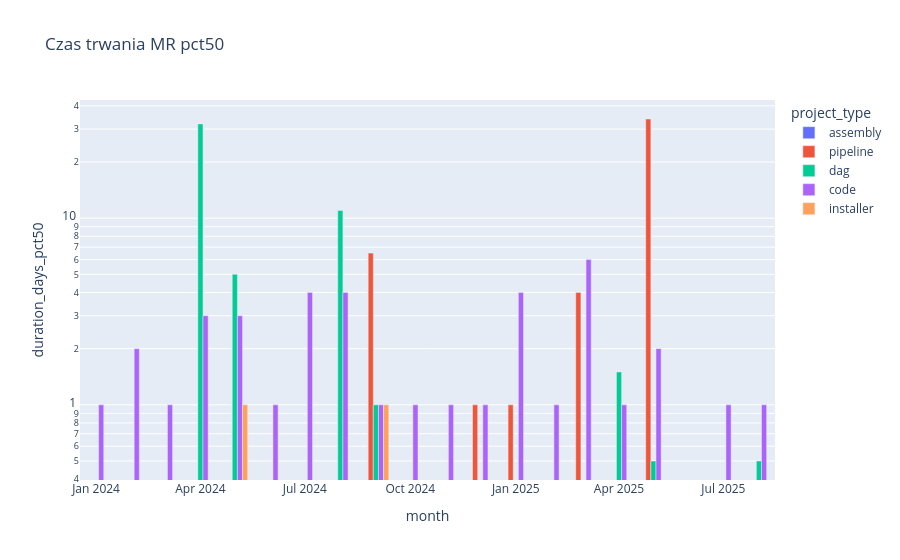

Source (notebook cell):
### Markdown cell above
# Czas trwania merge requestów

### Code cell
px.bar(mrs_duration.toPandas(),x='month',y='duration_days_pct50',color='project_type',title='Czas trwania MR pct50',log_y=True,barmode='group')

### Figure 1 — Plotly figure (JSON) as saved in the notebook; plotly's stock layout.template omitted (floating-point values rounded to 4 significant figures)
{"data": [{"alignmentgroup": "True", "hovertemplate": "project_type=assembly<br>month=%{x}<br>duration_days_pct50=%{y}<extra></extra>", "legendgroup": "assembly", "marker": {"color": "#636efa", "pattern": {"shape": ""}}, "name": "assembly", "offsetgroup": "assembly", "orientation": "v", "showlegend": true, "textposition": "auto", "type": "bar", "x": ["2024-06-01T00:00:00", "2024-02-01T00:00:00", "2024-04-01T00:00:00", "2025-02-01T00:00:00", "2025-01-01T00:00:00", "2025-08-01T00:00:00", "2024-10-01T00:00:00", "2024-12-01T00:00:00", "2024-08-01T00:00:00", "2025-05-01T00:00:00", "2024-03-01T00:00:00", "2025-04-01T00:00:00", "2025-03-01T00:00:00", "2024-11-01T00:00:00", "2024-07-01T00:00:00", "2024-01-01T00:00:00", "2024-09-01T00:00:00", "2024-05-01T00:00:00", "2025-06-01T00:00:00", "2025-07-01T00:00:00"], "xaxis": "x", "y": [0, 0, 0, 0, 0, 0, 0, 0, 0, 0, 0, 0, 0, 0, 0, 0, 0, 0, 0, 0], "yaxis": "y"}, {"alignmentgroup": "True", "hovertemplate": "project_type=pipeline<br>month=%{x}<br>duration_days_pct50=%{y}<extra></extra>", "legendgroup": "pipeline", "marker": {"color": "#EF553B", "pattern": {"shape": ""}}, "name": "pipeline", "offsetgroup": "pipeline", "orientation": "v", "showlegend": true, "textposition": "auto", "type": "bar", "x": ["2024-12-01T00:00:00", "2025-06-01T00:00:00", "2024-08-01T00:00:00", "2024-11-01T00:00:00", "2024-09-01T00:00:00", "2024-06-01T00:00:00", "2025-02-01T00:00:00", "2024-10-01T00:00:00", "2025-05-01T00:00:00", "2025-03-01T00:00:00", "2024-07-01T00:00:00", "2025-01-01T00:00:00"], "xaxis": "x", "y": [1, 0, 0, 0, 6.5, 0, 0, 0, 34, 4, 0, 1], "yaxis": "y"}, {"alignmentgroup": "True", "hovertemplate": "project_type=dag<br>month=%{x}<br>duration_days_pct50=%{y}<extra></extra>", "legendgroup": "dag", "marker": {"color": "#00cc96", "pattern": {"shape": ""}}, "name": "dag", "offsetgroup": "dag", "orientation": "v", "showlegend": true, "textposition": "auto", "type": "bar", "x": ["2025-05-01T00:00:00", "2025-07-01T00:00:00", "2024-02-01T00:00:00", "2024-06-01T00:00:00", "2025-06-01T00:00:00", "2024-11-01T00:00:00", "2025-08-01T00:00:00", "2024-12-01T00:00:00", "2024-07-01T00:00:00", "2024-04-01T00:00:00", "2024-01-01T00:00:00", "2025-04-01T00:00:00", "2025-03-01T00:00:00", "2024-09-01T00:00:00", "2024-08-01T00:00:00", "2024-10-01T00:00:00", "2024-05-01T00:00:00"], "xaxis": "x", "y": [0.5, 0, 0, 0, 0, 0, 0.5, 0, 0, 32, 0, 1.5, 0, 1, 11, 0, 5], "yaxis": "y"}, {"alignmentgroup": "True", "hovertemplate": "project_type=code<br>month=%{x}<br>duration_days_pct50=%{y}<extra></extra>", "legendgroup": "code", "marker": {"color": "#ab63fa", "pattern": {"shape": ""}}, "name": "code", "offsetgroup": "code", "orientation": "v", "showlegend": true, "textposition": "auto", "type": "bar", "x": ["2024-07-01T00:00:00", "2024-03-01T00:00:00", "2025-06-01T00:00:00", "2024-09-01T00:00:00", "2025-07-01T00:00:00", "2025-05-01T00:00:00", "2024-11-01T00:00:00", "2024-08-01T00:00:00", "2024-05-01T00:00:00", "2025-01-01T00:00:00", "2024-02-01T00:00:00", "2024-06-01T00:00:00", "2024-12-01T00:00:00", "2024-04-01T00:00:00", "2024-01-01T00:00:00", "2025-02-01T00:00:00", "2025-03-01T00:00:00", "2024-10-01T00:00:00", "2025-04-01T00:00:00", "2025-08-01T00:00:00"], "xaxis": "x", "y": [4, 1, 0, 1, 1, 2, 1, 4, 3, 4, 2, 1, 1, 3, 1, 1, 6, 1, 1, 1], "yaxis": "y"}, {"alignmentgroup": "True", "hovertemplate": "project_type=installer<br>month=%{x}<br>duration_days_pct50=%{y}<extra></extra>", "legendgroup": "installer", "marker": {"color": "#FFA15A", "pattern": {"shape": ""}}, "name": "installer", "offsetgroup": "installer", "orientation": "v", "showlegend": true, "textposition": "auto", "type": "bar", "x": ["2024-11-01T00:00:00", "2025-08-01T00:00:00", "2025-05-01T00:00:00", "2024-10-01T00:00:00", "2024-07-01T00:00:00", "2025-06-01T00:00:00", "2024-05-01T00:00:00", "2024-02-01T00:00:00", "2024-04-01T00:00:00", "2024-03-01T00:00:00", "2024-09-01T00:00:00", "2025-07-01T00:00:00", "2024-06-01T00:00:00", "2024-01-01T00:00:00", "2025-02-01T00:00:00", "2024-08-01T00:00:00", "2025-04-01T00:00:00", "2025-03-01T00:00:00", "2024-12-01T00:00:00", "2025-01-01T00:00:00"], "xaxis": "x", "y": [0, 0, 0, 0, 0, 0, 1, 0, 0, 0, 1, 0, 0, 0, 0, 0, 0, 0, 0, 0], "yaxis": "y"}], "layout": {"barmode": "group", "legend": {"title": {"text": "project_type"}, "tracegroupgap": 0}, "title": {"text": "Czas trwania MR pct50"}, "xaxis": {"anchor": "y", "domain": [0, 1], "title": {"text": "month"}}, "yaxis": {"anchor": "x", "domain": [0, 1], "title": {"text": "duration_days_pct50"}, "type": "log"}}}
